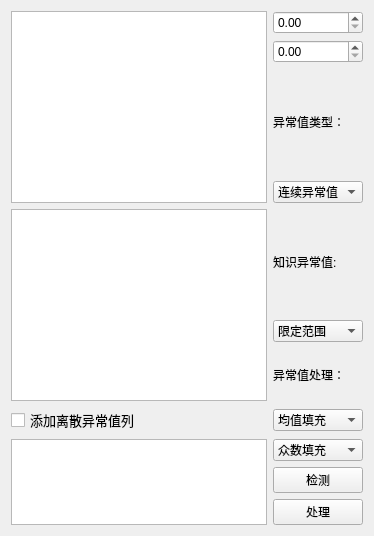
           <widget class="QWidget" name="page_12">
            <layout class="QGridLayout" name="gridLayout_19">
             <item row="0" column="1">
              <widget class="QDoubleSpinBox" name="doubleSpinBox_detection_outlier">
               <property name="maximumSize">
                <size>
                 <width>101</width>
                 <height>16777215</height>
                </size>
               </property>
               <property name="maximum">
                <double>999999999999.000000000000000</double>
               </property>
              </widget>
             </item>
             <item row="1" column="1">
              <widget class="QDoubleSpinBox" name="doubleSpinBox_detection_outlier_2">
               <property name="maximumSize">
                <size>
                 <width>101</width>
                 <height>16777215</height>
                </size>
               </property>
               <property name="maximum">
                <double>999999999999.000000000000000</double>
               </property>
              </widget>
             </item>
             <item row="2" column="1">
              <widget class="QLabel" name="label_3">
               <property name="maximumSize">
                <size>
                 <width>101</width>
                 <height>16777215</height>
                </size>
               </property>
               <property name="text">
                <string>异常值类型：</string>
               </property>
              </widget>
             </item>
             <item row="3" column="1">
              <widget class="QComboBox" name="comboBox_detection_outlier_4">
               <property name="maximumSize">
                <size>
                 <width>101</width>
                 <height>16777215</height>
                </size>
               </property>
               <item>
                <property name="text">
                 <string>连续异常值</string>
                </property>
               </item>
               <item>
                <property name="text">
                 <string>知识异常值</string>
                </property>
               </item>
               <item>
                <property name="text">
                 <string>离散异常值</string>
                </property>
               </item>
              </widget>
             </item>
             <item row="4" column="1" rowspan="2">
              <widget class="QLabel" name="label">
               <property name="maximumSize">
                <size>
                 <width>101</width>
                 <height>16777215</height>
                </size>
               </property>
               <property name="text">
                <string>知识异常值:</string>
               </property>
              </widget>
             </item>
             <item row="4" column="0" rowspan="4">
              <widget class="QListWidget" name="listWidget_detection_outlier_2"/>
             </item>
             <item row="6" column="1">
              <widget class="QComboBox" name="comboBox_detection_outlier_3">
               <property name="maximumSize">
                <size>
                 <width>101</width>
                 <height>16777215</height>
                </size>
               </property>
               <item>
                <property name="text">
                 <string>限定范围</string>
                </property>
               </item>
               <item>
                <property name="text">
                 <string>连续值</string>
                </property>
               </item>
               <item>
                <property name="text">
                 <string>单值</string>
                </property>
               </item>
              </widget>
             </item>
             <item row="7" column="1">
              <widget class="QLabel" name="label_2">
               <property name="text">
                <string>异常值处理：</string>
               </property>
              </widget>
             </item>
             <item row="10" column="1">
              <widget class="QPushButton" name="detection_outlier_Btn">
               <property name="maximumSize">
                <size>
                 <width>101</width>
                 <height>16777215</height>
                </size>
               </property>
               <property name="text">
                <string>检测</string>
               </property>
              </widget>
             </item>
             <item row="11" column="1">
              <widget class="QPushButton" name="detection_outlier_Btn_2">
               <property name="maximumSize">
                <size>
                 <width>101</width>
                 <height>16777215</height>
                </size>
               </property>
               <property name="text">
                <string>处理</string>
               </property>
              </widget>
             </item>
             <item row="9" column="0" rowspan="3">
              <widget class="QListWidget" name="listWidget_detection_outlier_3"/>
             </item>
             <item row="0" column="0" rowspan="4">
              <widget class="QListWidget" name="listWidget_detection_outlier">
               <property name="minimumSize">
                <size>
                 <width>111</width>
                 <height>0</height>
                </size>
               </property>
              </widget>
             </item>
             <item row="8" column="0">
              <widget class="QCheckBox" name="checkBox_detection_outlier">
               <property name="font">
                <font>
                 <pointsize>10</pointsize>
                </font>
               </property>
               <property name="text">
                <string>添加离散异常值列</string>
               </property>
              </widget>
             </item>
             <item row="8" column="1">
              <widget class="QComboBox" name="comboBox_detection_outlier_2">
               <property name="maximumSize">
                <size>
                 <width>101</width>
                 <height>16777215</height>
                </size>
               </property>
               <item>
                <property name="text">
                 <string>均值填充</string>
                </property>
               </item>
               <item>
                <property name="text">
                 <string>中位数填充</string>
                </property>
               </item>
               <item>
                <property name="text">
                 <string>众数填充</string>
                </property>
               </item>
               <item>
                <property name="text">
                 <string>前项填充</string>
                </property>
               </item>
               <item>
                <property name="text">
                 <string>后项填充</string>
                </property>
               </item>
               <item>
                <property name="text">
                 <string>上四分位数</string>
                </property>
               </item>
               <item>
                <property name="text">
                 <string>中四分位数</string>
                </property>
               </item>
               <item>
                <property name="text">
                 <string>下四分位数</string>
                </property>
               </item>
               <item>
                <property name="text">
                 <string>删除当前行</string>
                </property>
               </item>
              </widget>
             </item>
             <item row="9" column="1">
              <widget class="QComboBox" name="comboBox_detection_outlier_5">
               <item>
                <property name="text">
                 <string>众数填充</string>
                </property>
               </item>
               <item>
                <property name="text">
                 <string>前项填充</string>
                </property>
               </item>
               <item>
                <property name="text">
                 <string>后项填充</string>
                </property>
               </item>
               <item>
                <property name="text">
                 <string>删除当前行</string>
                </property>
               </item>
               <item>
                <property name="text">
                 <string>删除当前列</string>
                </property>
               </item>
              </widget>
             </item>
            </layout>
           </widget>
